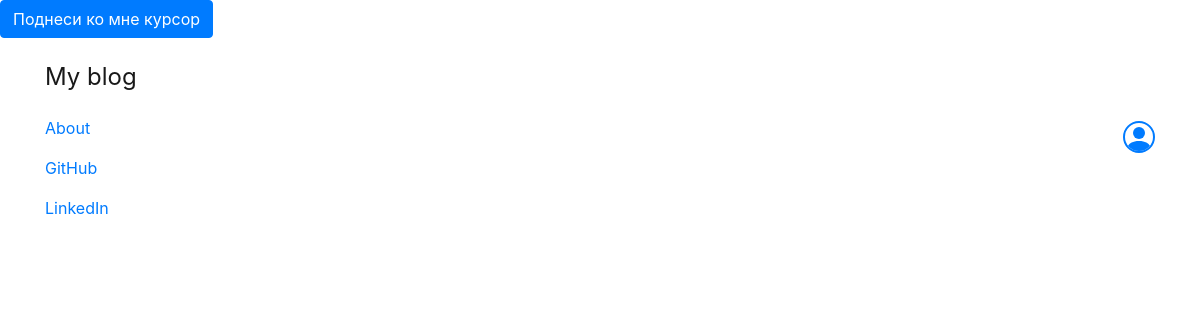
The app's page /, older data.
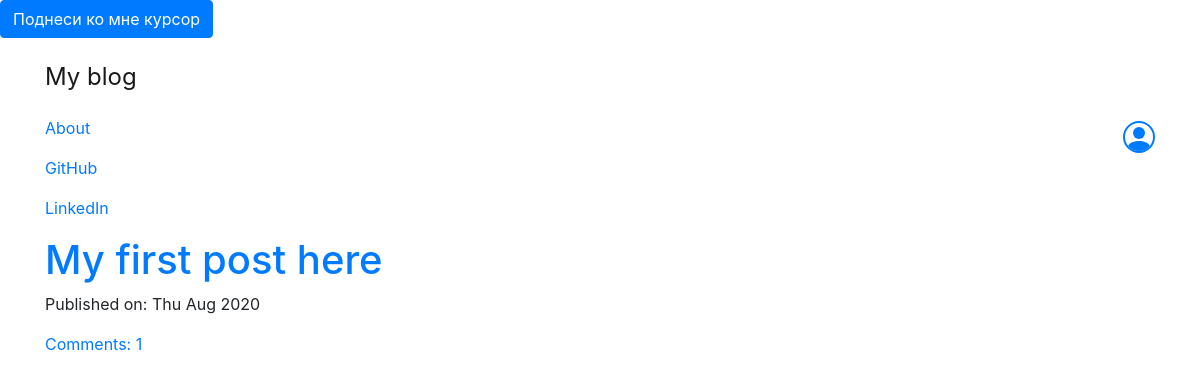
The same page, newer data.
### myblog/models.py (models this page shows, shortened)
class Post(models.Model):
    author = models.ForeignKey('auth.User', on_delete=models.CASCADE)
    title = models.CharField(max_length=200)
    text = models.TextField()
    create_date = models.DateTimeField(default=timezone.now) #не выполняем функцию, а апередаем ее. А то выполнится вот прям щас, а не в момент создания поста
    published_date = models.DateTimeField(blank=True, null=True)
    def approve_comments(self):
        return self.comments.filter(approved_comment=True)

### myblog/views.py (the view)
# urls.py: path('', views.PostListView.as_view(), name='post_list'),
class PostListView(ListView):
    model = Post
    def get_queryset(self):
        return Post.objects.filter(published_date__lte=timezone.now()).order_by('-published_date')

### myblog/template/myblog/post_list.html
{% extends 'myblog/base.html' %}
{% block content %}
<div class='centerstage'>
    {% for post in post_list %}
    <div class='post'>
        <h1><a href="{% url 'post_detail' pk=post.pk %}">{{ post.title }}</a></h1>
        <div class='date'>
            <p>Published on: {{ post.published_date|date:"D M Y" }}</p>
        </div>
        <a href="{% url 'post_detail' pk=post.pk %}">Comments: {{ post.approve_comments.count }}</a>
    </div>
    {% endfor %}
</div>
{% endblock %}

Row changes from the older to the newer data that the page shows:
added Post: title "My first post here", published_date "Thu Aug 2020", approve_comments.count "1"
